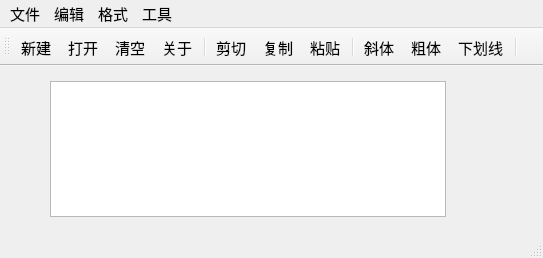
<?xml version="1.0" encoding="UTF-8"?>
<ui version="4.0">
 <class>QWMainWind</class>
 <widget class="QMainWindow" name="QWMainWind">
  <property name="geometry">
   <rect>
    <x>0</x>
    <y>0</y>
    <width>543</width>
    <height>258</height>
   </rect>
  </property>
  <property name="font">
   <font>
    <pointsize>11</pointsize>
   </font>
  </property>
  <property name="windowTitle">
   <string>QWMainWind</string>
  </property>
  <widget class="QWidget" name="centralWidget">
   <widget class="QTextEdit" name="txtEdit">
    <property name="geometry">
     <rect>
      <x>50</x>
      <y>15</y>
      <width>396</width>
      <height>136</height>
     </rect>
    </property>
    <property name="font">
     <font>
      <pointsize>16</pointsize>
     </font>
    </property>
   </widget>
  </widget>
  <widget class="QMenuBar" name="menuBar">
   <property name="geometry">
    <rect>
     <x>0</x>
     <y>0</y>
     <width>543</width>
     <height>20</height>
    </rect>
   </property>
   <widget class="QMenu" name="menu">
    <property name="title">
     <string>文件</string>
    </property>
    <addaction name="actNew"/>
    <addaction name="actOpen"/>
    <addaction name="separator"/>
    <addaction name="actClose"/>
   </widget>
   <widget class="QMenu" name="menu_2">
    <property name="title">
     <string>编辑</string>
    </property>
    <addaction name="actCut"/>
    <addaction name="actCopy"/>
    <addaction name="actPaste"/>
    <addaction name="separator"/>
    <addaction name="actClear"/>
   </widget>
   <widget class="QMenu" name="menu_3">
    <property name="title">
     <string>格式</string>
    </property>
    <addaction name="actFontBold"/>
    <addaction name="actFontItalic"/>
    <addaction name="actFontUnder"/>
    <addaction name="separator"/>
    <addaction name="actToolbarLab"/>
   </widget>
   <widget class="QMenu" name="menu_4">
    <property name="title">
     <string>工具</string>
    </property>
    <addaction name="actabout"/>
   </widget>
   <addaction name="menu"/>
   <addaction name="menu_2"/>
   <addaction name="menu_3"/>
   <addaction name="menu_4"/>
  </widget>
  <widget class="QToolBar" name="mainToolBar">
   <property name="toolButtonStyle">
    <enum>Qt::ToolButtonStyle::ToolButtonTextUnderIcon</enum>
   </property>
   <attribute name="toolBarArea">
    <enum>TopToolBarArea</enum>
   </attribute>
   <attribute name="toolBarBreak">
    <bool>false</bool>
   </attribute>
   <addaction name="actNew"/>
   <addaction name="actOpen"/>
   <addaction name="actClear"/>
   <addaction name="actabout"/>
   <addaction name="separator"/>
   <addaction name="actCut"/>
   <addaction name="actCopy"/>
   <addaction name="actPaste"/>
   <addaction name="separator"/>
   <addaction name="actFontItalic"/>
   <addaction name="actFontBold"/>
   <addaction name="actFontUnder"/>
   <addaction name="separator"/>
  </widget>
  <widget class="QStatusBar" name="statusBar"/>
  <action name="actCut">
   <property name="icon">
    <iconset resource="res.qrc">
     <normaloff>:/images/images/cut.bmp</normaloff>:/images/images/cut.bmp</iconset>
   </property>
   <property name="text">
    <string>剪切</string>
   </property>
   <property name="toolTip">
    <string>剪切</string>
   </property>
   <property name="shortcut">
    <string>Ctrl+X</string>
   </property>
  </action>
  <action name="actCopy">
   <property name="icon">
    <iconset resource="res.qrc">
     <normaloff>:/images/images/120.bmp</normaloff>:/images/images/120.bmp</iconset>
   </property>
   <property name="text">
    <string>复制</string>
   </property>
   <property name="toolTip">
    <string>复制</string>
   </property>
   <property name="shortcut">
    <string>Ctrl+C</string>
   </property>
  </action>
  <action name="actPaste">
   <property name="icon">
    <iconset resource="res.qrc">
     <normaloff>:/images/images/paste.bmp</normaloff>:/images/images/paste.bmp</iconset>
   </property>
   <property name="text">
    <string>粘贴</string>
   </property>
   <property name="toolTip">
    <string>粘贴</string>
   </property>
   <property name="shortcut">
    <string>Ctrl+V</string>
   </property>
  </action>
  <action name="actFontBold">
   <property name="checkable">
    <bool>true</bool>
   </property>
   <property name="icon">
    <iconset resource="res.qrc">
     <normaloff>:/images/images/BLD.BMP</normaloff>:/images/images/BLD.BMP</iconset>
   </property>
   <property name="text">
    <string>粗体</string>
   </property>
   <property name="toolTip">
    <string>粗体</string>
   </property>
  </action>
  <action name="actFontItalic">
   <property name="checkable">
    <bool>true</bool>
   </property>
   <property name="icon">
    <iconset resource="res.qrc">
     <normaloff>:/images/images/ITL.BMP</normaloff>:/images/images/ITL.BMP</iconset>
   </property>
   <property name="text">
    <string>斜体</string>
   </property>
   <property name="toolTip">
    <string>斜体</string>
   </property>
  </action>
  <action name="actFontUnder">
   <property name="checkable">
    <bool>true</bool>
   </property>
   <property name="icon">
    <iconset resource="res.qrc">
     <normaloff>:/images/images/WORDUNDR.BMP</normaloff>:/images/images/WORDUNDR.BMP</iconset>
   </property>
   <property name="text">
    <string>下划线</string>
   </property>
   <property name="toolTip">
    <string>下划线</string>
   </property>
  </action>
  <action name="actClose">
   <property name="icon">
    <iconset resource="res.qrc">
     <normaloff>:/images/images/exit.bmp</normaloff>:/images/images/exit.bmp</iconset>
   </property>
   <property name="text">
    <string>退出</string>
   </property>
   <property name="toolTip">
    <string>退出</string>
   </property>
  </action>
  <action name="actOpen">
   <property name="icon">
    <iconset resource="res.qrc">
     <normaloff>:/images/images/open3.bmp</normaloff>:/images/images/open3.bmp</iconset>
   </property>
   <property name="text">
    <string>打开...</string>
   </property>
   <property name="toolTip">
    <string>打开文件</string>
   </property>
   <property name="shortcut">
    <string>Ctrl+O</string>
   </property>
  </action>
  <action name="actClear">
   <property name="icon">
    <iconset resource="res.qrc">
     <normaloff>:/images/images/103.bmp</normaloff>:/images/images/103.bmp</iconset>
   </property>
   <property name="text">
    <string>清空</string>
   </property>
   <property name="toolTip">
    <string>清空内容</string>
   </property>
  </action>
  <action name="actFont">
   <property name="icon">
    <iconset resource="res.qrc">
     <normaloff>:/images/images/20.ico</normaloff>:/images/images/20.ico</iconset>
   </property>
   <property name="text">
    <string>字体...</string>
   </property>
   <property name="toolTip">
    <string>字体设置</string>
   </property>
  </action>
  <action name="actNew">
   <property name="icon">
    <iconset resource="res.qrc">
     <normaloff>:/images/images/new2.bmp</normaloff>:/images/images/new2.bmp</iconset>
   </property>
   <property name="text">
    <string>新建</string>
   </property>
   <property name="shortcut">
    <string>Ctrl+N</string>
   </property>
  </action>
  <action name="actToolbarLab">
   <property name="checkable">
    <bool>true</bool>
   </property>
   <property name="checked">
    <bool>true</bool>
   </property>
   <property name="text">
    <string>显示工具栏文字标签</string>
   </property>
   <property name="menuRole">
    <enum>QAction::MenuRole::TextHeuristicRole</enum>
   </property>
  </action>
  <action name="actabout">
   <property name="icon">
    <iconset resource="res.qrc">
     <normaloff>:/images/images/my.bmp</normaloff>:/images/images/my.bmp</iconset>
   </property>
   <property name="text">
    <string>关于</string>
   </property>
   <property name="toolTip">
    <string>关于</string>
   </property>
   <property name="menuRole">
    <enum>QAction::MenuRole::NoRole</enum>
   </property>
  </action>
 </widget>
 <layoutdefault spacing="6" margin="11"/>
 <resources>
  <include location="res.qrc"/>
 </resources>
 <connections>
  <connection>
   <sender>actClose</sender>
   <signal>triggered()</signal>
   <receiver>QWMainWind</receiver>
   <slot>close()</slot>
   <hints>
    <hint type="sourcelabel">
     <x>-1</x>
     <y>-1</y>
    </hint>
    <hint type="destinationlabel">
     <x>422</x>
     <y>254</y>
    </hint>
   </hints>
  </connection>
  <connection>
   <sender>actClear</sender>
   <signal>triggered()</signal>
   <receiver>txtEdit</receiver>
   <slot>clear()</slot>
   <hints>
    <hint type="sourcelabel">
     <x>-1</x>
     <y>-1</y>
    </hint>
    <hint type="destinationlabel">
     <x>260</x>
     <y>256</y>
    </hint>
   </hints>
  </connection>
  <connection>
   <sender>actCut</sender>
   <signal>triggered()</signal>
   <receiver>txtEdit</receiver>
   <slot>cut()</slot>
   <hints>
    <hint type="sourcelabel">
     <x>-1</x>
     <y>-1</y>
    </hint>
    <hint type="destinationlabel">
     <x>260</x>
     <y>256</y>
    </hint>
   </hints>
  </connection>
  <connection>
   <sender>actCopy</sender>
   <signal>triggered()</signal>
   <receiver>txtEdit</receiver>
   <slot>copy()</slot>
   <hints>
    <hint type="sourcelabel">
     <x>-1</x>
     <y>-1</y>
    </hint>
    <hint type="destinationlabel">
     <x>260</x>
     <y>256</y>
    </hint>
   </hints>
  </connection>
  <connection>
   <sender>actPaste</sender>
   <signal>triggered()</signal>
   <receiver>txtEdit</receiver>
   <slot>paste()</slot>
   <hints>
    <hint type="sourcelabel">
     <x>-1</x>
     <y>-1</y>
    </hint>
    <hint type="destinationlabel">
     <x>260</x>
     <y>256</y>
    </hint>
   </hints>
  </connection>
 </connections>
</ui>
